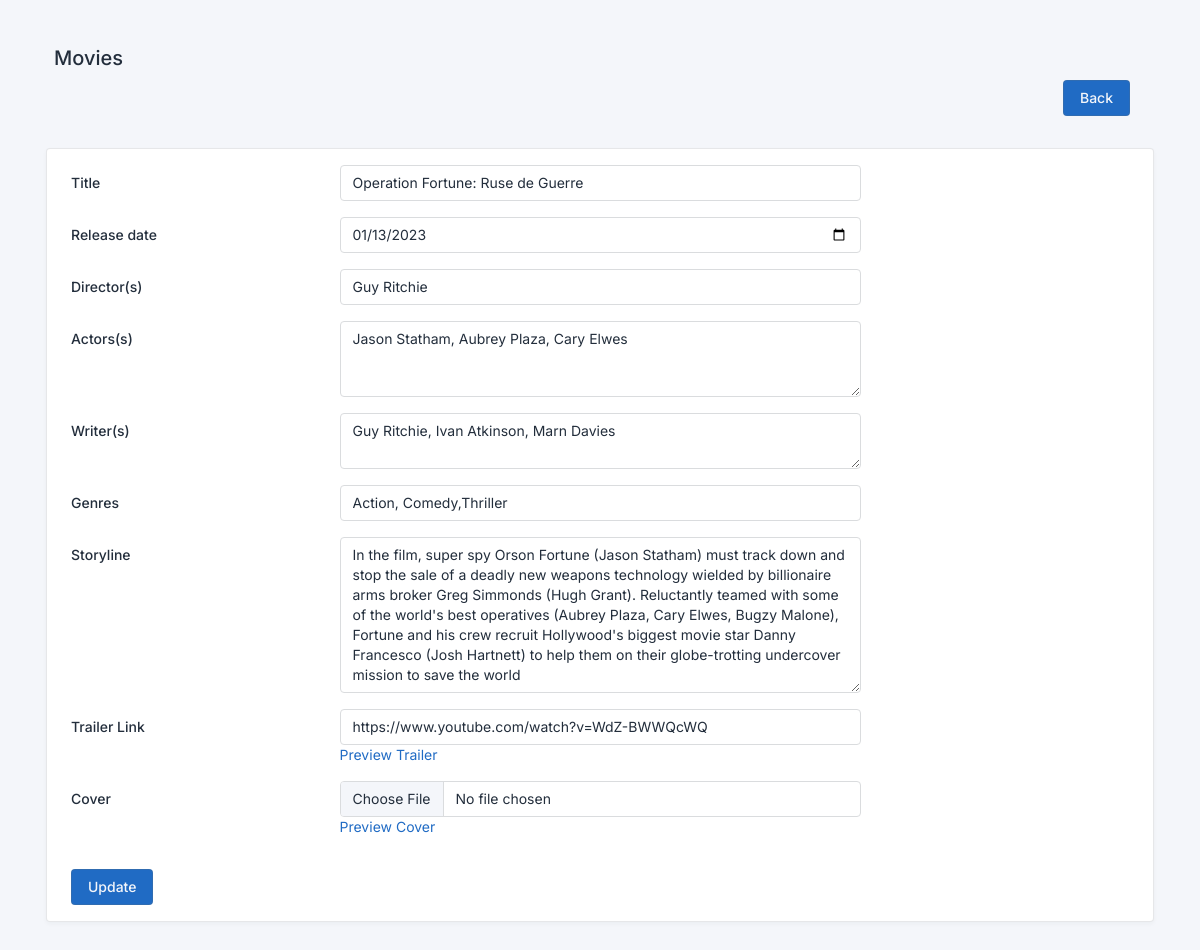
The page /edit_movie/3 on the database its author committed.
### movies/models.py (models this page shows, shortened)
class Movie(models.Model):
    title = models.CharField(max_length=300)
    release_date = models.DateField()
    directors = models.CharField(max_length=300)
    actors = models.TextField()
    writers = models.CharField(max_length=300)
    genres = models.CharField(max_length=100)
    storyline = models.TextField(blank=True, null=True)
    trailer_url = models.URLField()
    cover = models.ImageField(upload_to="media")
    created_at= models.DateTimeField(auto_now_add=True)
    updated_at = models.DateTimeField(auto_now=True)

### movies/views.py (the view)
# urls.py: path('edit_movie/<int:pk>',views.edit_movie, name="edit_movie"),
def edit_movie(request,pk):
    movie =Movie.objects.get(id=pk)
    context = {
        'movie':movie,
    }
    return render(request,'movies/edit_movie.html', context)

### templates/movies/edit_movie.html (shortened to what this page needs)
{% extends 'base.html' %}
{% load static %}
{% block content %}
<div class="row">
  <div class="col-12">
      <div class="page-title-box d-flex align-items-center justify-content-end pb-3">
          <div class="page-title-right">
            <a type="button" class="btn btn-primary w-100"
                href="{% url 'view_movies' %}">Back
            </a>
          </div>
      </div>
  </div>
</div>
<div class="card">
  <div class="card-body">
    <form  action="{% url 'update_movie' movie.id %}" method="post" enctype="multipart/form-data" >
      <div class="form-group mb-3 row">
        <label class="form-label col-3 col-form-label">Title</label>
        <div class="col-6">
          <input type="text" name="title" value="{{movie.title}}" class="form-control" placeholder="Movie title" />
        </div>
      </div>
      <div class="form-group mb-3 row">
        <label class="form-label col-3 col-form-label">Release date</label>
        <div class="col-6">
          <input type="date" name="release_date" value="{{movie.release_date|date:'Y-m-d'}}" class="form-control"/>
        </div>
      </div>
      <div class="form-group mb-3 row">
        <label class="form-label col-3 col-form-label">Director(s)</label>
        <div class="col-6">
          <input type="text" name="directors" value="{{movie.directors}}"class="form-control" placeholder="Directors"/>
        </div>
      </div>
      <div class="form-group mb-3 row">
        <label class="form-label col-3 col-form-label">Actors(s)</label>
        <div class="col-6">
          <textarea name="actors" class="form-control" cols="30" rows="3" placeholder="Actors">{{movie.actors}}</textarea>
        </div>
      </div>
      <div class="form-group mb-3 row">
        <label class="form-label col-3 col-form-label">Writer(s)</label>
        <div class="col-6">
          <textarea name="writers" class="form-control" cols="30" rows="2" placeholder="Writer(s)">{{movie.writers}}</textarea>
        </div>
      </div>
      <div class="form-group mb-3 row">
        <label class="form-label col-3 col-form-label">Genres</label>
        <div class="col-6">
          <input type="text" name="genres" value="{{movie.genres}}" class="form-control" placeholder="Genres"/>
        </div>
      </div>
      <div class="form-group mb-3 row">
        <label class="form-label col-3 col-form-label">Storyline</label>
        <div class="col-6">
          <textarea name="storyline" class="form-control" cols="30" rows="7" placeholder="Storyline">{{movie.storyline}}</textarea>
        </div>
      </div>
      <div class="form-group mb-3 row">
        <label class="form-label col-3 col-form-label">Trailer Link</label>
        <div class="col-6">
          <input type="text" name="trailer_url" value="{{movie.trailer_url}}" class="form-control" placeholder="Trailer link"/>
          <span class="mt-2"><a href="../../{{movie.trailer_url}}">Preview Trailer</a></span>
        </div>
      </div>
      <div class="form-group mb-3 row">
        <label class="form-label col-3 col-form-label">Cover</label>
        <div class="col-6">
          <input type="file" name="upload" value="{{movie.cover}}" accept="image/*" class="form-control" placeholder="Cover"/>
          <span class="mt-2"><a href="../media/{{movie.cover}}">Preview Cover</a></span>
        </div>
      </div>
      <div class="form-footer">
        <button type="submit" class="btn btn-primary">Update</button>
      </div>
    </form>
  </div>
</div>
{% endblock %}

### rows shown on the page
Movie: title "Operation Fortune: Ruse de Guerre", release_date "01/13/2023", directors "Guy Ritchie", actors "Jason Statham, Aubrey Plaza, Cary Elwes", writers "Guy Ritchie, Ivan Atkinson, Marn Davies", genres "Action, Comedy,Thriller", storyline "In the film, super spy Orson Fortune (Jason Statham) must track down and stop the sale of a deadly new weapons technology wielded by billionaire arms broker Greg Simmonds (Hugh Grant). Reluctantly teamed with some of the world's best operatives (Aubrey Plaza, Cary Elwes, Bugzy Malone), Fortune and his crew recruit Hollywood's biggest movie star Danny Francesco (Josh Hartnett) to help them on their globe-trotting undercover mission to save the world", trailer_url "https://www.youtube.com/watch?v=WdZ-BWWQcWQ"
